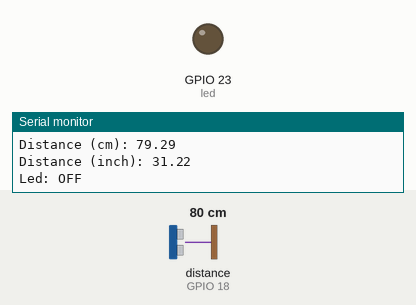
The program below on a simulated ESP32. On the bench: output pins drawn as LEDs (lit = HIGH), the last lines printed to the serial monitor. Wiring (inferred from the names in the program): ultrasonic range finder: trigger GPIO 19; echo GPIO 18. The inputs (shaded band) are chosen by the test bench; at power-on: distance to the obstacle (sensor on GPIO 18) 80 cm. The echo pulse lasts 58.3 µs per cm; WiFi joins after 1.5 s; servers stay silent unless stated; pins used as bus, display or sensor lines are not drawn.

Above: at 2.8 s.
2.9 s: distance to the obstacle (sensor on GPIO 18) set to 7 cm
4.8 s: distance to the obstacle (sensor on GPIO 18) set to 4 cm
At 6.3 s:
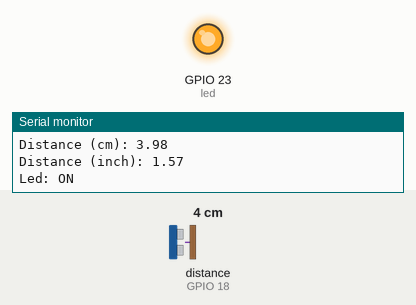
7.1 s: distance to the obstacle (sensor on GPIO 18) set to 9 cm
At 7.9 s:
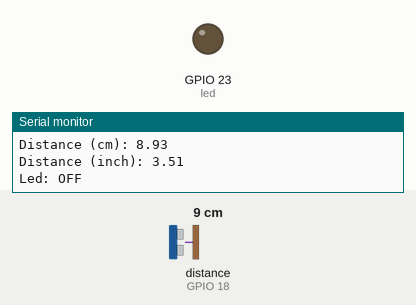
9.1 s: distance to the obstacle (sensor on GPIO 18) set to 2 cm
At 10.7 s:
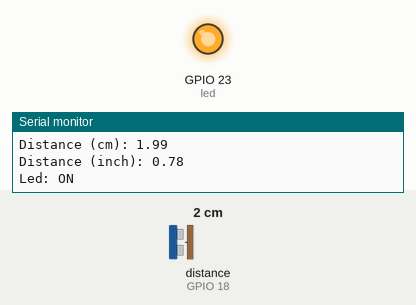
Timing chart, 0 to 12.1 s (numbered marks = the images above; inputs shaded):
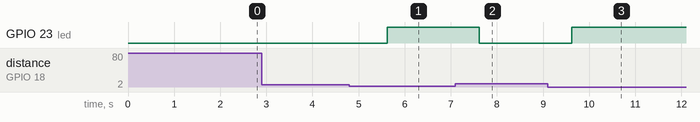

The program:

main.cpp
```cpp
#include <Arduino.h>
#include <WiFi.h>
#include <TridentTD_LineNotify.h>

#define SSID "BTC2008-A"                                         //ใส่ชื่อ Wifi
#define PASSWORD "999933339999"                                  //ใส่รหัส Wifi
#define LINE_TOKEN "fmkEJyW1MwY8T1yVv1erFLFbObKszsUEyLGLg9V882y" //ใส่ TOKEN

const int trigPin = 19;
const int echoPin = 18;
const int led = 23; //D23

//define sound speed in cm/uS
#define SOUND_SPEED 0.034
#define CM_TO_INCH 0.393701
long duration;
float distanceCm;
float distanceInch;

void setup()
{
  Serial.begin(115200);     // Starts the serial communication
  pinMode(trigPin, OUTPUT); // Sets the trigPin as an Output
  pinMode(echoPin, INPUT);  // Sets the echoPin as an Input
  pinMode(led, OUTPUT);
  digitalWrite(led, LOW);

  Serial.println(LINE.getVersion());
  WiFi.begin(SSID, PASSWORD);
  Serial.printf("WiFi connecting ", SSID);
  while (WiFi.status() != WL_CONNECTED)
  {
    Serial.print(".");
    delay(400);
  }
  Serial.printf("\nWiFi connected\nIP : ");
  Serial.println(WiFi.localIP());
  LINE.setToken(LINE_TOKEN);
}

void loop()
{
  // Clears the trigPin
  digitalWrite(trigPin, LOW);
  delayMicroseconds(2);
  // Sets the trigPin on HIGH state for 10 micro seconds
  digitalWrite(trigPin, HIGH);
  delayMicroseconds(10);
  digitalWrite(trigPin, LOW);
  // Reads the echoPin, returns the sound wave travel time in microseconds
  duration = pulseIn(echoPin, HIGH);
  // Calculate the distance
  distanceCm = duration * SOUND_SPEED / 2;

  // Convert to inches
  distanceInch = distanceCm * CM_TO_INCH;

  // Prints the distance in the Serial Monitor
  Serial.print("Distance (cm): ");
  Serial.println(distanceCm);
  Serial.print("Distance (inch): ");
  Serial.println(distanceInch);

  if (distanceCm < 5)
  { //หากน้อยกว่า 20cm แจ้งเตือนไลน์
    digitalWrite(led, HIGH);
    Serial.println("Led: ON ");
    LINE.notify("ระยะ = " + String(distanceCm) + " cm");
  }
  else
  {
    digitalWrite(led, LOW);
    Serial.println("Led: OFF ");
  }
  delay(1000);
}
```

Measured:
- the behaviour switches between 6 and 5 cm on distance to the obstacle (sensor on GPIO 18) (found by bisection; images 0 and 1)
- after the input at 4.8 s, GPIO 23 (led): LOW → HIGH after 0.82 s
- after the input at 7.1 s, GPIO 23 (led): HIGH → LOW after 0.52 s
- after the input at 9.1 s, GPIO 23 (led): LOW → HIGH after 0.52 s
